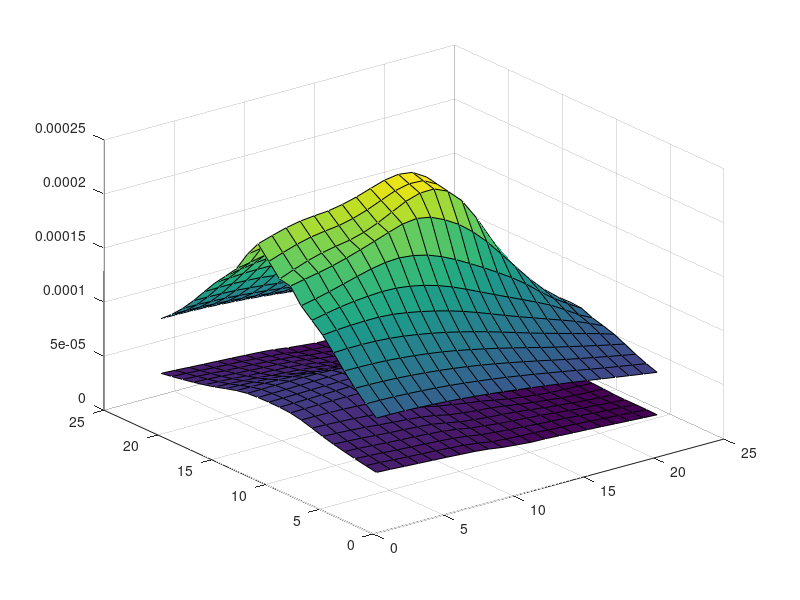
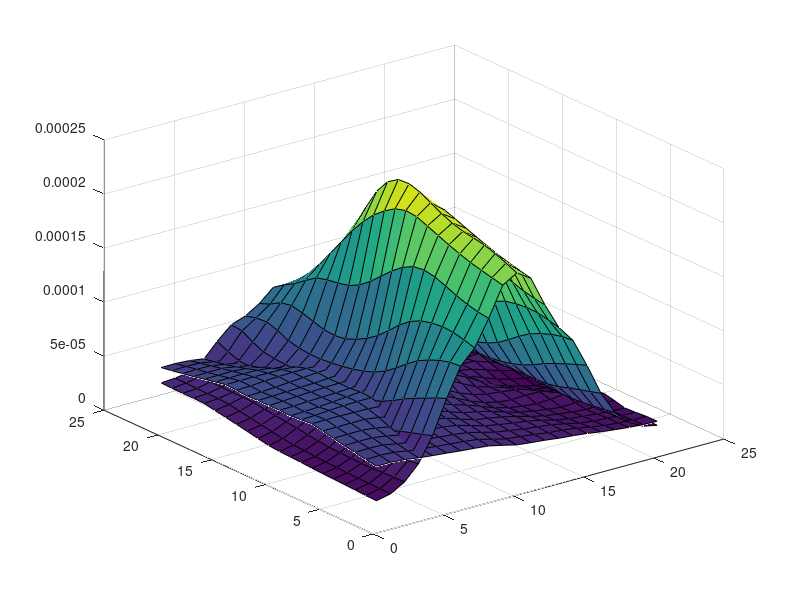
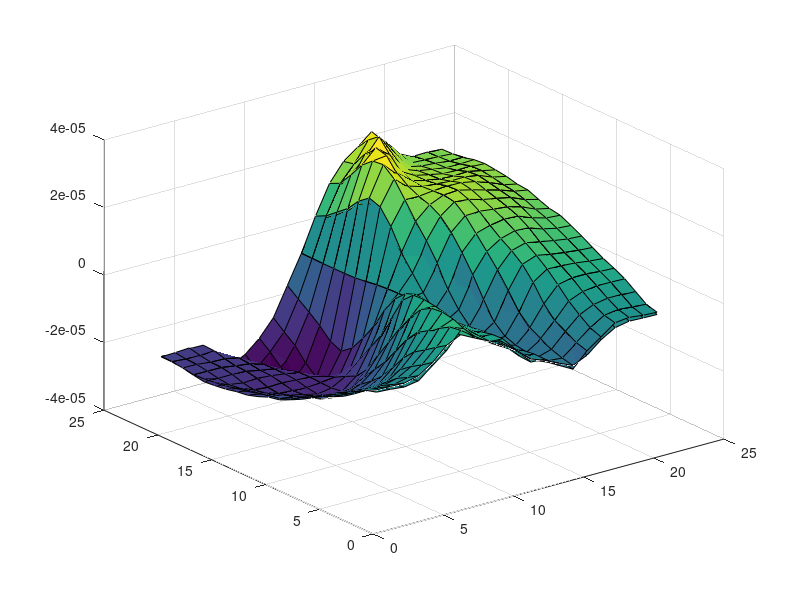
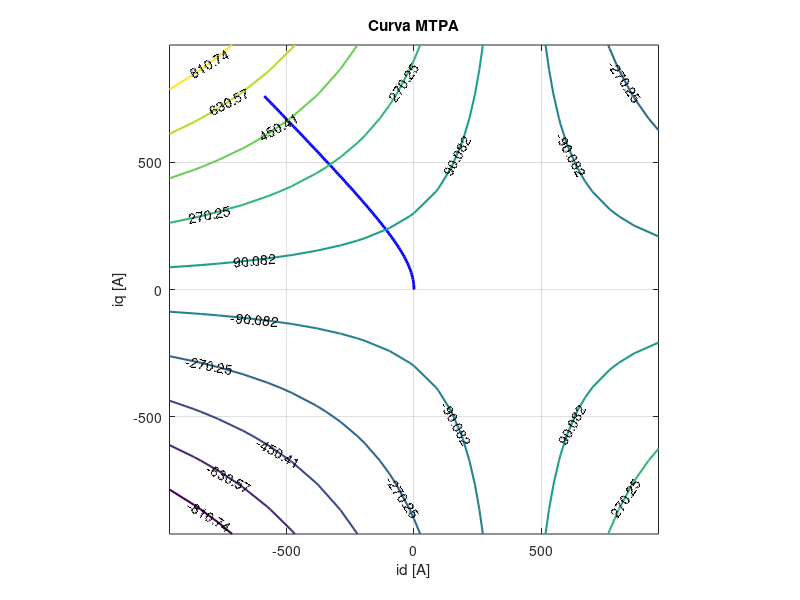

Write MATLAB code to recreate these figures, in order.
close all; clear all; clc;
load('MapsInversion.mat');

%% Inductances

% Apparent
fluxPM          = interp2(Map.Id_vec,Map.Iq_vec,Map.FluxD,0,Map.Iq_vec);

Map.indApp_D    = (Map.FluxD-fluxPM)./Map.Id;
Map.indApp_Q    = Map.FluxQ./Map.Iq;

% get the d-axis indexes where the inductance is not defined
index_d     = isnan(Map.indApp_D);
[row_d,col_d] = ind2sub(size(Map.indApp_D),find(index_d));

% interpolate the inductance values for the d-axis at zero current
Map.indApp_D(isnan(Map.indApp_D)) = 0.5*(Map.indApp_D(:,col_d(1)-1)+Map.indApp_D(:,col_d(1)+1));

% find where the inductance q is -Inf
index_q     = isinf(Map.indApp_Q);
[row_q,col_q] = ind2sub(size(Map.indApp_Q),find(index_q));
% interpolate the inductance values for the q-axis at zero current
Map.indApp_Q(isinf(Map.indApp_Q)) = 0.5*(Map.indApp_Q(row_q(1)-1,:)+Map.indApp_Q(row_q(1)+1,:));


surf(Map.indApp_D)
hold on
surf(Map.indApp_Q)

% Differential

Map.indDiff_D   = gradient(Map.FluxD,Map.Id_vec(2)-Map.Id_vec(1));
Map.indDiff_Q   = gradient(Map.FluxQ',Map.Iq_vec(2)-Map.Iq_vec(1));

figure
surf(Map.indDiff_D)
hold on
surf(Map.indDiff_Q)

% Cross-differential
Map.indDiff_QD  = gradient(Map.FluxD',Map.Iq_vec(2)-Map.Iq_vec(1));
Map.indDiff_DQ  = gradient(Map.FluxQ,Map.Id_vec(2)-Map.Id_vec(1));

figure
surf(Map.indDiff_QD)
hold on 
surf(Map.indDiff_DQ')


%% MTPA curve: constant parameters

% Calculate the MTPA curve using the unsaturated inductances
Ld = interp2(Map.Id_vec,Map.Iq_vec,Map.indApp_D,0,0);
Lq = interp2(Map.Id_vec,Map.Iq_vec,Map.indApp_Q,0,0);
fluxPM  = interp2(Map.Id_vec,Map.Iq_vec,Map.FluxD,0,0);
p = 3;

% Range di correnti
I_range = linspace(0,max(Map.Iq_vec)); % [A]

% Inizializzazione vettori risultato
currAngle = zeros(1, length(I_range));

% Calcolo della curva MTPA
for ii = 1:length(I_range)
    I = I_range(ii);
    
    % Funzione obiettivo da massimizzare (coppia)
    torque_func = @(beta) 1/(1.5 * p * (fluxPM * I * sin(beta) + (Ld - Lq) * I^2 * sin(beta)*cos(beta)));
    
    % Trova l'angolo beta ottimale che massimizza la coppia
    currAngle(ii) = fminbnd(torque_func, 0, pi);

end

% get the MTPA curve in the dq plane
MTPA.linear.curr_D = I_range.*cos(currAngle);
MTPA.linear.curr_Q = I_range.*sin(currAngle);

% Visualizzazione risultati
figure;
plot(MTPA.linear.curr_D, MTPA.linear.curr_Q, 'b-', 'LineWidth', 2);
xlabel('id [A]');
ylabel('iq [A]');
title('Curva MTPA');
grid on;
axis equal;

% Calculate the torque map
torqMap = 1.5 * p * (fluxPM * Map.Iq + (Ld - Lq) .* Map.Id .* Map.Iq);

% plot the isotorque curves over the dq plane
hold on
contour(Map.Id_vec, Map.Iq_vec, torqMap, 'ShowText', 'on', 'LineWidth', 1.5);
%clabel(C, h, 'LabelSpacing', 200, 'FontSize', 8, 'Color', 'k');


% Calcolo e visualizzazione della coppia lungo la curva MTPA
torque = 1.5 * p * (fluxPM * MTPA.linear.curr_Q + (Ld - Lq) .* MTPA.linear.curr_D .* MTPA.linear.curr_Q);

figure;
plot(I_range, torque, 'r-', 'LineWidth', 2);
xlabel('Corrente [A]');
ylabel('Coppia [Nm]');
title('Coppia lungo la curva MTPA');
grid on;

%% MTPA with nonlinear 

MTPA.nonlinear.currAngle = zeros(1,length(I_range));

tic
for ii = 1:length(I_range)
    I = I_range(ii);
    torq_fun_nonlinear = @(beta) - (...
        1.5*p*( ...  % @(beta) è al variare di beta
        interp2(Map.Id_vec,Map.Iq_vec,Map.FluxD,I*cos(beta),I*sin(beta),"spline")*I*sin(beta) - ...% flux_D*curr_Q
        interp2(Map.Id_vec,Map.Iq_vec,Map.FluxQ,I*cos(beta),I*sin(beta),"spline")*I*cos(beta)... % flux_Q*curr_D
            )...
        );  

    MTPA.nonlinear.currAngle(ii) = fminbnd(torq_fun_nonlinear,0,pi);

end
toc
MTPA.nonlinear.curr_D = I_range.*cos(MTPA.nonlinear.currAngle);
MTPA.nonlinear.curr_Q = I_range.*sin(MTPA.nonlinear.currAngle);

MTPA.nonlinear.torqVec = 1.5*p*(...
    interp2(Map.Id_vec,Map.Iq_vec,Map.FluxD,MTPA.nonlinear.curr_D,MTPA.nonlinear.curr_Q).*...
    MTPA.nonlinear.curr_Q - ...
    interp2(Map.Id_vec,Map.Iq_vec,Map.FluxQ,MTPA.nonlinear.curr_D,MTPA.nonlinear.curr_Q).* ...
    MTPA.nonlinear.curr_D);


figure
plot(MTPA.linear.curr_D,MTPA.linear.curr_Q,'LineWidth', 1.5)
hold on
plot(MTPA.nonlinear.curr_D,MTPA.nonlinear.curr_Q,'LineWidth', 1.5)

torqMapNolinear = 1.5*p*(Map.FluxD.*Map.Iq_vec-Map.FluxQ.*Map.Id_vec);
% plot the isotorque curves over the dq plane
hold on
contour(Map.Id_vec, Map.Iq_vec, torqMapNolinear, 'ShowText', 'on', 'LineWidth', 1.5);

% le mappe sono mappe discontinue perchè ho dati tabellati, la interpolazione fa un interpolazione
% lineare, non deve andare contro la logica del sistema, meglio avere una
% curva senza discontinuità, vado a pulire la curva. 
% spline garantisce la continuità che ci siano interpolazioni derivabili,
% curva con molto meno rumore di interpolazione